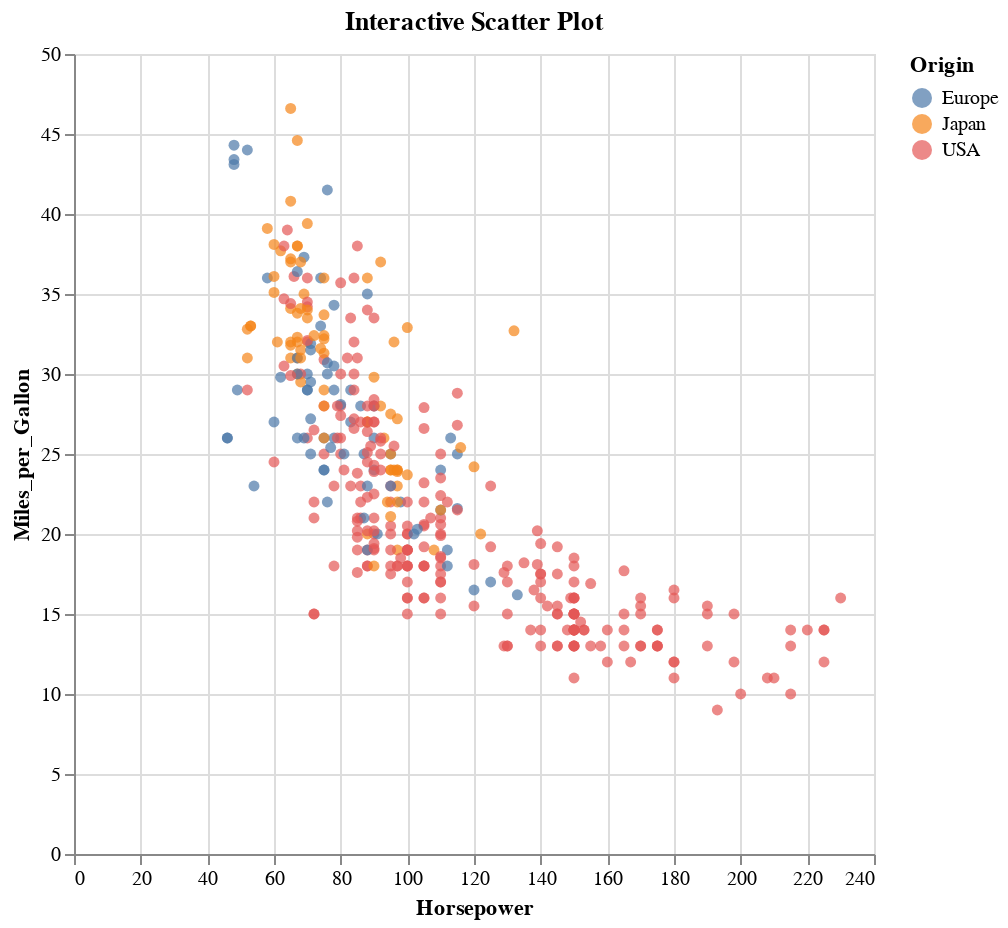

The notebook cell this image was saved under:
### Markdown cell above
## Interactive Scatter Plot with Tooltip

### Code cell
# The tooltip gives the point location
# The selection allows to zoom

@vlplot(
  data = cars, 
  mark = {:circle, tooltip = true}, # Code to include tooltip: tooltip = true
  x="Horsepower:q", 
  y="Miles_per_Gallon:q",
  color = "Origin:n",
  selection={view={type=:interval, bind=:scales}}, # Code for zoom 
  height = 400,
  width = 400,
  title = "Interactive Scatter Plot"
  
)

### Figure 1 — Vega-Lite specification as saved in the notebook (floating-point values rounded to 4 significant figures; data arrays with more than 128 entries replaced by an {"elided": "..."} marker saying what was removed)
{"data": {"values": {"elided": "406 records"}}, "encoding": {"color": {"field": "Origin", "type": "nominal"}, "x": {"field": "Horsepower", "type": "quantitative"}, "y": {"field": "Miles_per_Gallon", "type": "quantitative"}}, "height": 400, "mark": {"tooltip": true, "type": "circle"}, "selection": {"view": {"bind": "scales", "type": "interval"}}, "title": "Interactive Scatter Plot", "width": 400}
